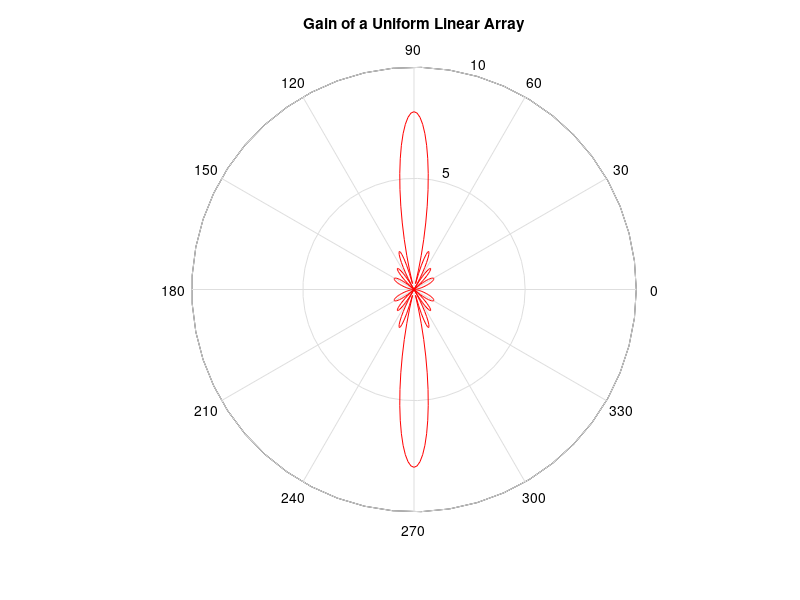

Write the MATLAB code that produced this figure.
clear all
close all

f=1e9;
c=3e8;
l=c/f;
d=l/2;
no_elements=8;

theta=0:pi/180:2*pi;
n=1:no_elements;
n=transpose(n);

A=(n-1)*(i*2*pi*d*cos(theta)/l);
X=exp(-A);
w=ones(1,no_elements);
r=w*X;

polar(theta,abs(r),'r')
title ('Gain of a Uniform Linear Array')